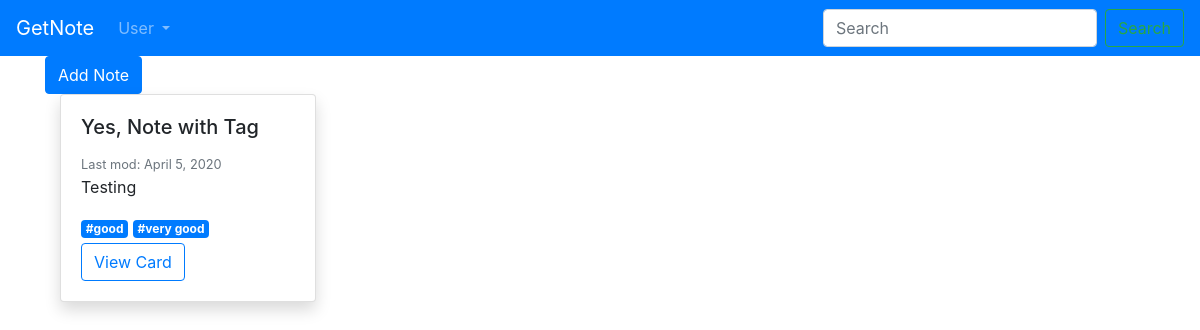
Before: /note/tag/good/ (signed in) with the older database file.
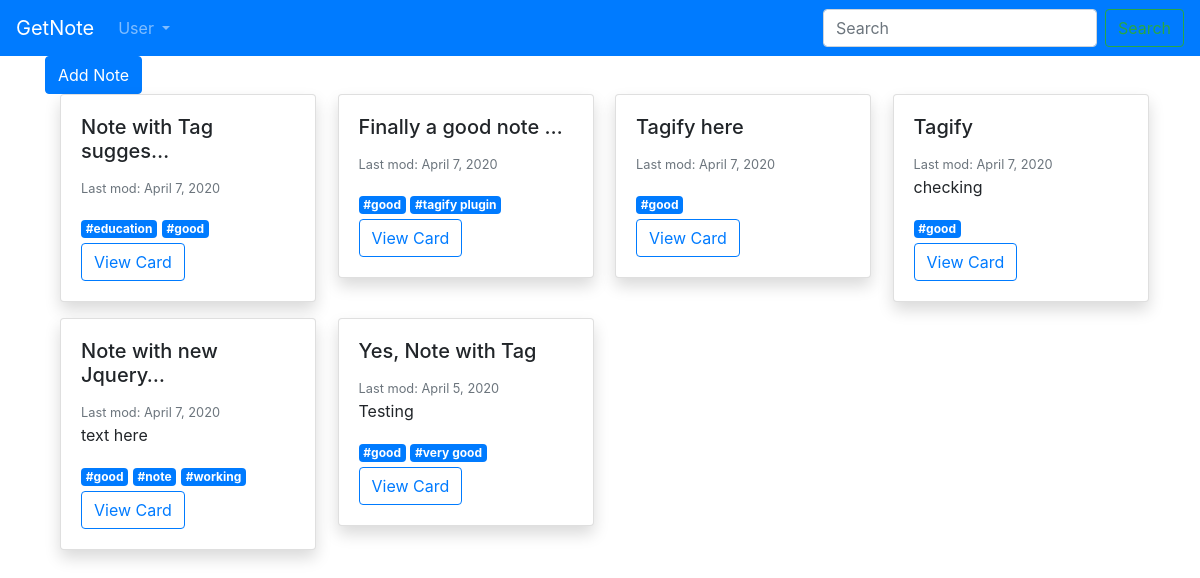
After: the same page with the newer database file.
### note/models.py (models this page shows, shortened)
class Note(models.Model):
    user = models.ForeignKey(settings.AUTH_USER_MODEL,on_delete=models.CASCADE)
    title = models.CharField(max_length=30)
    text = models.TextField(null=True,blank=True)
    tags = models.ManyToManyField(Tag)
    created_date = models.DateTimeField(auto_now_add=True)
    last_modified = models.DateTimeField(auto_now=True)
    slug = models.SlugField(null=False,unique=True)
    class Meta:
        ordering= ['-last_modified']
    def getNoteTags(self):
        return self.tags.all()

class Tag(models.Model):
    name = models.CharField(max_length=50,unique=True)
    slug = models.SlugField(null=False,unique=True)
    class Meta:
        ordering= ['name']

### note/views.py (the view)
# urls.py: path("tag/<slug:slug>/",TagFilterView.as_view(),name='tag_filter'),
class TagFilterView(ListView):
    template_name = "base/home_page.html"
    model = Note
    def get_queryset(self):
        tags = self.kwargs['slug']
        queryset = super(TagFilterView, self).get_queryset()
        if self.request.user.is_authenticated:
            user = self.request.user
            queryset = Note.objects.filter(user_id=user.id).filter(tags__name=tags)
        else:
            queryset = Note.objects.none()
        return queryset
    def get_context_data(self, **kwargs):
        context = super(TagFilterView, self).get_context_data(**kwargs)
        if self.request.user.is_authenticated:
            tagList = ""
            for q in getDistinctUserTags(self.request):
                tagList+=q.name+","
            context['tagList']=tagList[:len(tagList)-1]
        return context

### accounts/models.py (called while the page is built)
    @property
    def is_active(self):
        return self.active

### note/views.py (called while the page is built)
def getDistinctUserTags(request):
    user = request.user
    return Tag.objects.filter(note__user=user).distinct()

### templates/base/home_page.html
{% extends 'base.html' %}
{% block content %}
    {% if user.is_authenticated %}
        {% include 'snippet/note.html' %}
        {% include 'list_note.html' with note_list=object_list %}
    {% else %}
        <div class="alert alert-primary my-4" role="alert">
            <h4 class="text-center">Join GetNote to add notes here.</h4>
        </div>
    {% endif %}
{% endblock content %}

### templates/base.html (shortened to what this page needs)
<!DOCTYPE html>
<html lang="en">
    <head>
        {% include 'base/css.html' %}
    </head>
    <body>
        {% include 'base/navigation_bar.html' %}
        <div class="container">
            {% block content %}
            {% endblock content %}
        </div>
    </body>
</html>

### templates/base/css.html (shortened to what this page needs)
{% load static %}
<link rel="stylesheet" href="https://stackpath.bootstrapcdn.com/bootstrap/4.4.1/css/bootstrap.min.css">
<link rel="stylesheet" href="{% static 'css/tagify.css' %}">

### templates/base/navigation_bar.html (shortened to what this page needs)
<nav class="navbar navbar-expand-lg navbar-dark bg-primary">
  <a class="navbar-brand" href="{% url 'home_page' %}">GetNote</a>
  <div class="collapse navbar-collapse" id="navbarSupportedContent">
    <ul class="navbar-nav mr-auto">
      <li class="nav-item dropdown">
        <a class="nav-link dropdown-toggle" href="#" id="navbarDropdown" role="button" data-toggle="dropdown" aria-haspopup="true" aria-expanded="false">
          User
        </a>
      </li>
    </ul>
    <form class="form-inline my-2 my-lg-0">
      <input class="form-control mr-sm-2" type="search" placeholder="Search" aria-label="Search">
      <button class="btn btn-outline-success my-2 my-sm-0" type="submit">Search</button>
    </form>
  </div>
</nav>

### note/templates/snippet/note.html (shortened to what this page needs)
<button type="button" class="btn btn-primary" data-toggle="modal" data-target="#addNoteModel">Add Note</button>

### note/templates/list_note.html
<div class="container">
    <div class="row note-list-row">
        {% if note_list %}
            {% for note in note_list %}
                <div class="col-3">
                    {% include 'snippet/preview.html' with note=note %}
                </div>
            {% endfor %}
        {% else %}
            <p id="empty-note-msg">You have empty Note, Create Now</p>
        {% endif %}
    </div>
</div>

### note/templates/snippet/preview.html
<div class="card shadow mb-3 bg-white rounded" style="width: 16rem;">
    <div class="card-body">
        <h5 class="card-title">{{ note.title|truncatechars:21 }}</h5>
        <small class="card-subtitle mb-2 pt-2 text-muted">Last mod: {{ note.last_modified.date }}</small>
        <br>
        <p class="card-text">{{ note.text|truncatechars:80 }}</p>
        <div class="diplay:flex">
            {% for tag in note.getNoteTags %}
                <a href="{% url 'note:tag_filter' tag.slug %}" class="badge badge-primary">#{{ tag.name }}</a>
            {% endfor %}
        </div>
        <button type="button" class="btn btn-outline-primary mt-1">View Card</button>
    </div>
</div>

### templates/base/js.html (shortened to what this page needs)
{% load static %}

### note/static/css/tagify.css (style rules this page uses)
:root { --tagify-dd-color-primary:rgb(53,149,246);--tagify-dd-bg-color:white }

Changed rows visible on the page:
added Note: title "Note with Tag sugges…", last_modified "April 7, 2020", Tag (name "good")
added Tag: name "education", shown under "Note with Tag sugges…"
added Note: title "Finally a good note …", last_modified "April 7, 2020", Tag (name "good")
added Tag: name "tagify plugin", shown under "Finally a good note …"
added Note: title "Tagify here", last_modified "April 7, 2020", Tag (name "good")
added Note: title "Tagify", last_modified "April 7, 2020", text "checking", Tag (name "good")
added Note: title "Note with new Jquery…", last_modified "April 7, 2020", text "text here", Tag (name "good")
added Tag: name "note", shown under "Note with new Jquery…"
added Tag: name "working", shown under "Note with new Jquery…"
